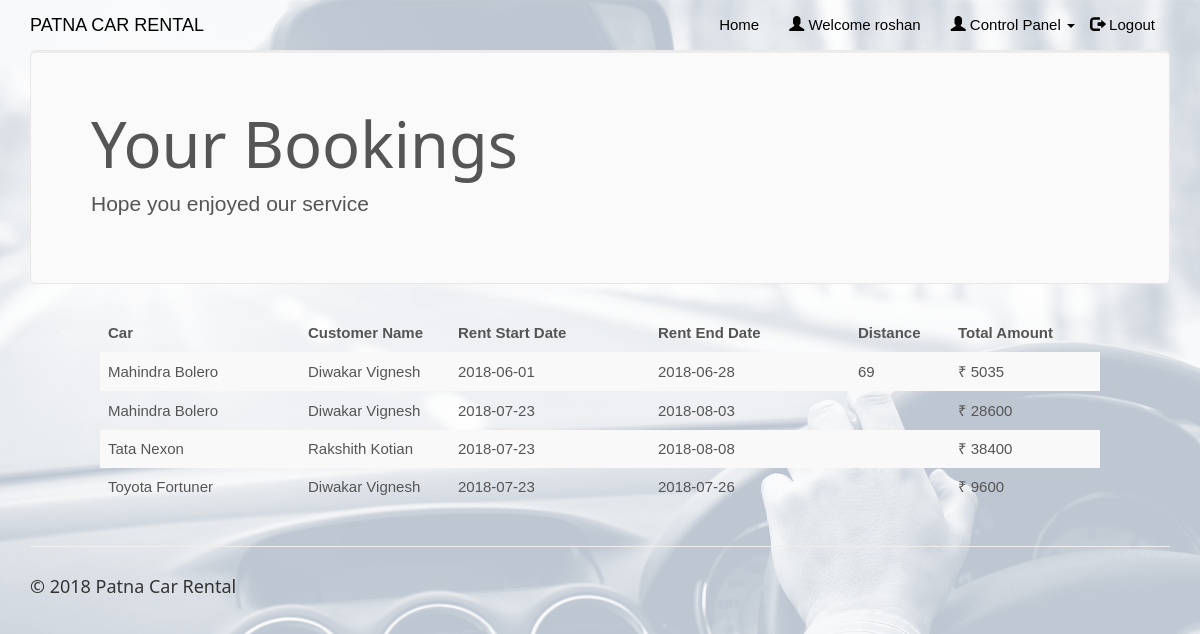
/clientview.php (signed in), run on the app's committed database.
### tables this page shows
CREATE TABLE `rentedcars` (
  `id` int(100) NOT NULL,
  `customer_username` varchar(50) NOT NULL,
  `car_id` int(20) NOT NULL,
  `driver_id` int(20) NOT NULL,
  `booking_date` date NOT NULL,
  `rent_start_date` date NOT NULL,
  `rent_end_date` date NOT NULL,
  `car_return_date` date DEFAULT NULL,
  `fare` double NOT NULL,
  `charge_type` varchar(25) NOT NULL DEFAULT 'days',
  `distance` double DEFAULT NULL,
  `no_of_days` int(50) DEFAULT NULL,
  `total_amount` double DEFAULT NULL,
  `return_status` varchar(10) NOT NULL
);

CREATE TABLE `cars` (
  `car_id` int(20) NOT NULL,
  `car_name` varchar(50) NOT NULL,
  `car_nameplate` varchar(50) NOT NULL,
  `car_img` varchar(50) DEFAULT 'NA',
  `ac_price` float NOT NULL,
  `non_ac_price` float NOT NULL,
  `ac_price_per_day` float NOT NULL,
  `non_ac_price_per_day` float NOT NULL,
  `car_availability` varchar(10) NOT NULL
);

CREATE TABLE `customers` (
  `customer_username` varchar(50) NOT NULL,
  `customer_name` varchar(50) NOT NULL,
  `customer_phone` varchar(15) NOT NULL,
  `customer_email` varchar(25) NOT NULL,
  `customer_address` varchar(50) NOT NULL,
  `customer_password` varchar(20) NOT NULL
);

### clientview.php (the view, shortened to what this page needs)
<!DOCTYPE html>
<html>
<?php
$conn = Connect();
?>
<head>
<link rel="stylesheet" href="assets/bootstrap/css/bootstrap.min.css">
<link rel="stylesheet" href="assets/fonts/font-awesome.min.css">
<link rel="stylesheet" href="assets/w3css/w3.css">
<link rel="stylesheet" type="text/css" href="assets/css/customerlogin.css">
<link rel="stylesheet" type="text/css" media="screen" href="assets/css/clientpage.css" />
</head>
<body id="page-top" data-spy="scroll" data-target=".navbar-fixed-top">
    <nav class="navbar navbar-custom navbar-fixed-top" role="navigation" style="color: black">
        <div class="container">
            <div class="navbar-header">
                <a class="navbar-brand page-scroll" href="index.php">
                   PATNA CAR RENTAL </a>
            </div>
            <?php
                if(isset($_SESSION['login_client'])){
            ?>
            <div class="collapse navbar-collapse navbar-right navbar-main-collapse">
                <ul class="nav navbar-nav">
                    <li>
                        <a href="index.php">Home</a>
                    </li>
                    <li>
                        <a href="#"><span class="glyphicon glyphicon-user"></span> Welcome <?php echo $_SESSION['login_client']; ?></a>
                    </li>
                    <li>
                    <ul class="nav navbar-nav navbar-right">
            <li><a href="#" class="dropdown-toggle active" data-toggle="dropdown" role="button" aria-haspopup="true" aria-expanded="false"><span class="glyphicon glyphicon-user"></span> Control Panel <span class="caret"></span> </a>
            </li>
          </ul>
                    </li>
                    <li>
                        <a href="logout.php"><span class="glyphicon glyphicon-log-out"></span> Logout</a>
                    </li>
                </ul>
            </div>
            <?php
                }
                ?>
        </div>
    </nav>
<?php $login_client = $_SESSION['login_client'];
    $sql1 = "SELECT * FROM rentedcars rc, clientcars cc, customers c, cars WHERE cc.client_username = '$login_client' AND cc.car_id = rc.car_id AND rc.return_status = 'R' AND c.customer_username = rc.customer_username AND cc.car_id = cars.car_id";
    $result1 = $conn->query($sql1);
    if (mysqli_num_rows($result1) > 0) {
?>
<div class="container">
      <div class="jumbotron">
        <h1>Your Bookings</h1>
        <p> Hope you enjoyed our service </p>
      </div>
    </div>
    <div class="table-responsive" style="padding-left: 100px; padding-right: 100px;" >
<table class="table table-striped">
  <thead class="thead-dark">
<tr>
<th width="20%">Car</th>
<th width="15%">Customer Name</th>
<th width="20%">Rent Start Date</th>
<th width="20%">Rent End Date</th>
<th width="10%">Distance</th>
<th width="15%">Total Amount</th>
</tr>
</thead>
<?php
        while($row = mysqli_fetch_assoc($result1)) {
?>
<tr>
<td><?php echo $row["car_name"]; ?></td>
<td><?php echo $row["customer_name"]; ?></td>
<td><?php echo $row["rent_start_date"] ?></td>
<td><?php echo $row["rent_end_date"]; ?></td>
<td><?php echo $row["distance"]; ?></td>
<td>&#8377; <?php echo $row["total_amount"]; ?></td>
</tr>
<?php        } ?>
                </table>
                </div>
            <?php
        } ?>
</body>
<footer class="site-footer">
        <div class="container">
            <hr>
            <div class="row">
                <div class="col-sm-6">
                    <h5>© 2018 Patna Car Rental</h5>
                </div>
            </div>
        </div>
    </footer>
</html>

### assets/w3css/w3.css (style rules this page uses)
*,*:before,*:after { box-sizing:inherit }
html { -ms-text-size-adjust:100%;-webkit-text-size-adjust:100% }
body { margin:0 }
article,aside,details,figcaption,figure,footer,header,main,menu,nav,section,summary { display:block }
a { background-color:transparent;-webkit-text-decoration-skip:objects }
hr { box-sizing:content-box;height:0;overflow:visible }
html,body { font-family:Verdana,sans-serif;font-size:15px;line-height:1.5 }
html { overflow-x:hidden }
h1 { font-size:36px }
h5 { font-size:18px }
h1,h2,h3,h4,h5,h6 { font-family:"Segoe UI",Arial,sans-serif;font-weight:400;margin:10px 0 }
hr { border:0;border-top:1px solid #eee;margin:20px 0 }
a { color:inherit }

### assets/css/customerlogin.css (style rules this page uses)
body, html { height: 100%; }
body { padding-top: 50px; background: url("../../assets/img/forcustomer.png"); background-size: 100%; }
footer { display: block; }

### data on the page
rentedcars: car.car_name "Mahindra Bolero", customer_username.customer_name "Diwakar Vignesh", rent_start_date "2018-06-01", rent_end_date "2018-06-28", distance "69", total_amount "5035"
rentedcars: car.car_name "Mahindra Bolero", customer_username.customer_name "Diwakar Vignesh", rent_start_date "2018-07-23", rent_end_date "2018-08-03", total_amount "28600"
rentedcars: car.car_name "Tata Nexon", customer_username.customer_name "Rakshith Kotian", rent_start_date "2018-07-23", rent_end_date "2018-08-08", total_amount "38400"
rentedcars: car.car_name "Toyota Fortuner", customer_username.customer_name "Diwakar Vignesh", rent_start_date "2018-07-23", rent_end_date "2018-07-26", total_amount "9600"

### other printed values
$_SESSION['login_client'] "roshan"
